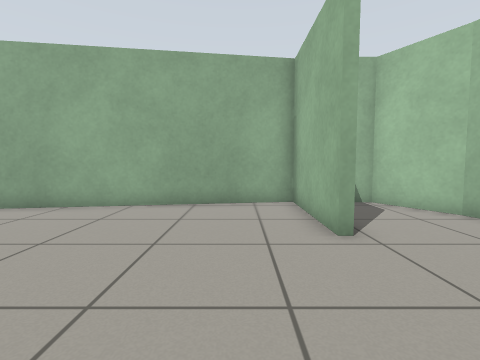
view 1 (above)

17 first-person views from a walk through a Gazebo world. The camera is 0.72 m above the floor, tilts 4° down and sees 85° across. The floor is counted in squares, 0.5 m on a side. Each view is taken from the middle of a square. On the plan, view 1 faces up. The plan holds only what a view shows up to about 13 squares ahead; the rest is blank.

view 2
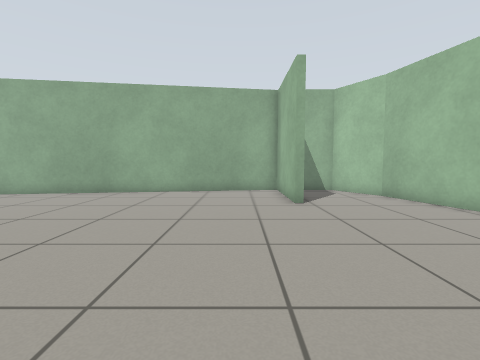

view 3
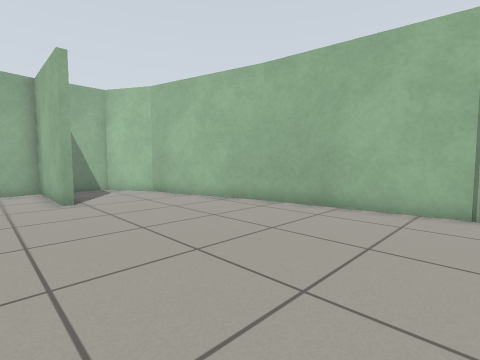

view 4
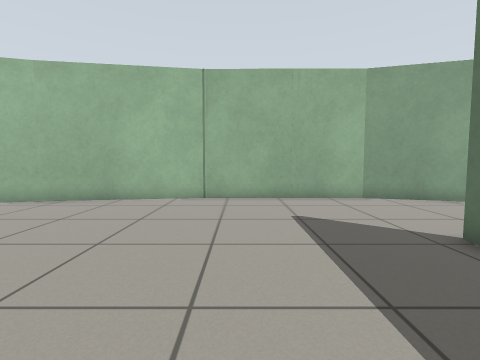

view 5
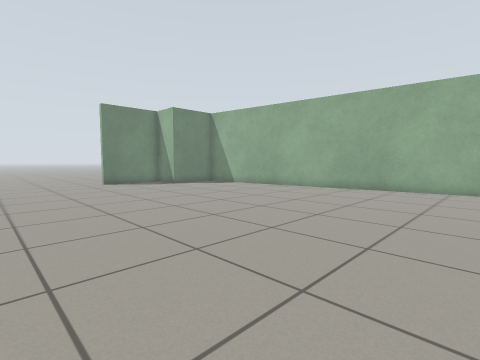

view 6
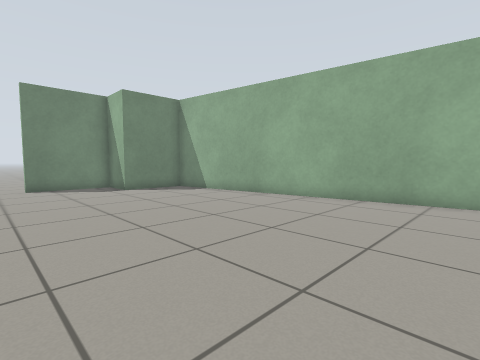

view 7
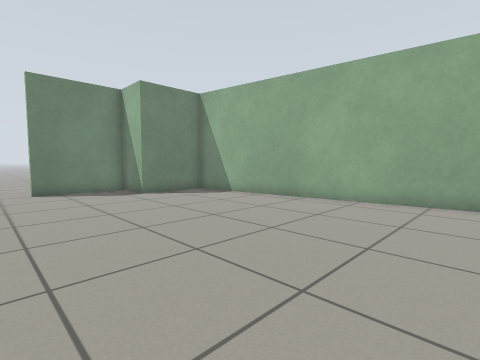

view 8
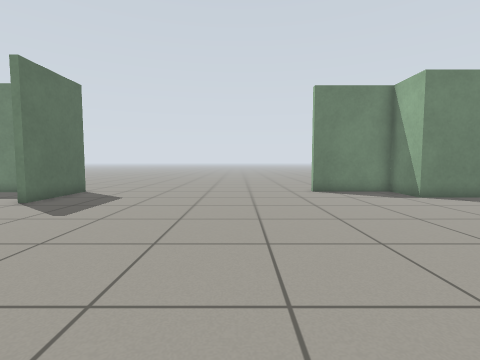

view 9
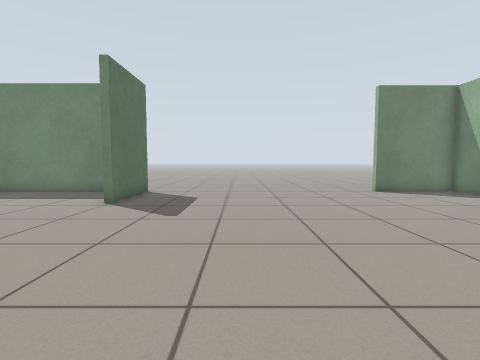

view 10
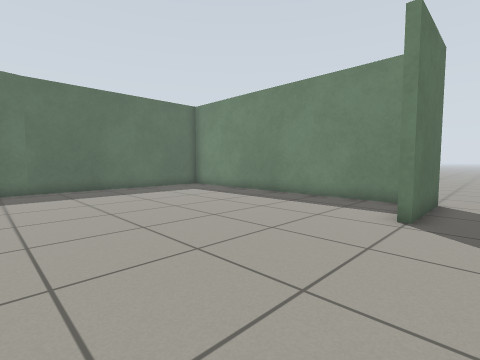

view 11
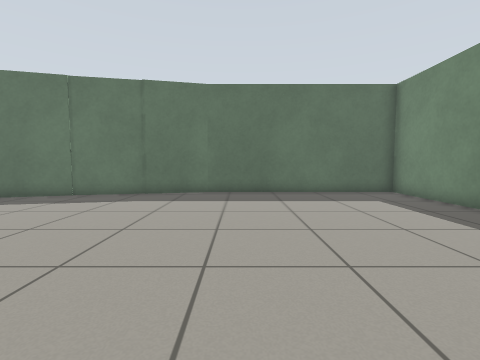

view 12
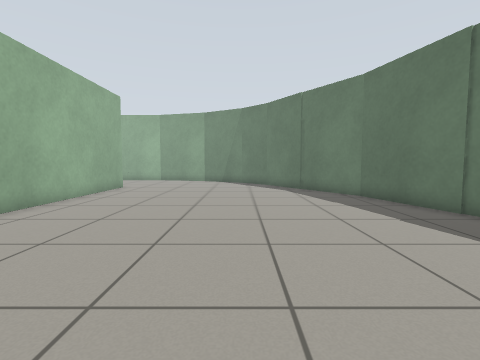

view 13
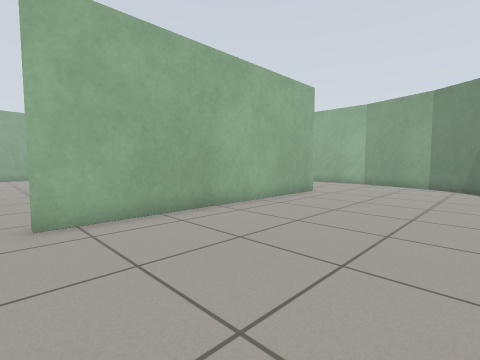

view 14
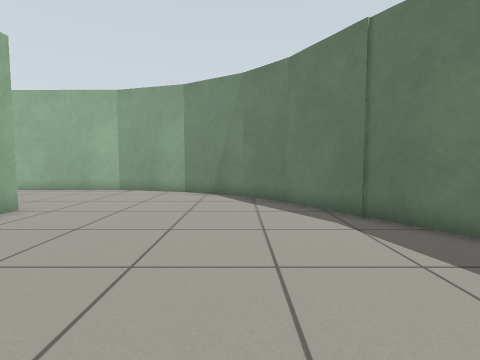

view 15
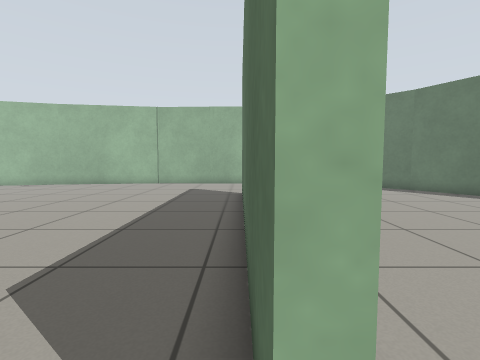

view 16
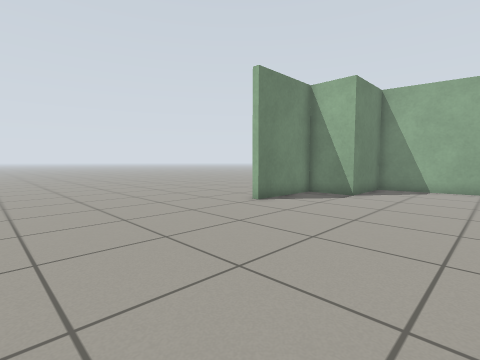

view 17
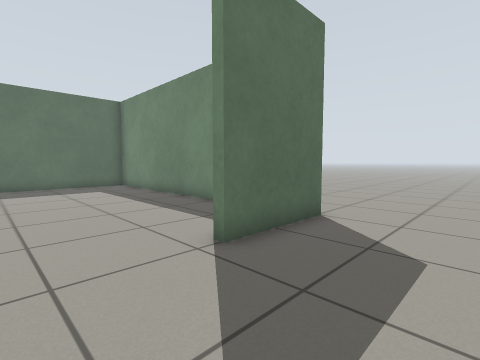

### Floor plan
Points are (right, up) in squares from view 1. A wall is a line through its corners. A room is listed if a view was taken in it or the views show most of it. See-through windows are left out.
Room 1 (views 1, 2, 3, 4, 5, 6, 7, 8, 9, 10, 11, 12, 13, 14, 15, 16, 17)
walls: (2.7, -10.4) (-8.3, -10.4) (-8.3, -10.1) (-2.8, -10.1); (-19.2, -12.4) (-19.2, -24.3) (-10.4, -24.3); (-19.6, -11.4) (-16, -11.4); (-1.2, -22.1) (4.3, -18.6); (8.2, -11) (8.4, -4.6); (4.2, -18.8) (5.8, -17.1); (1.9, 4.9) (1.9, 9.3) (-17.4, 6.4) (-17.4, 3.2) (-19.5, 3.2) (-19.5, -0.5); (5.7, -17.2) (7.4, -14.4) (8.3, -10.8); (8.4, -4.7) (7.5, 1.3); (-7.8, -23.9) (-1, -22); (-10.6, -24.3) (-7.8, -23.7); (7.5, 1.2) (5.9, 7); (6, 6.9) (4.7, 9.2) (3.1, 9.2)
ways out: opening at (-21, -1)

Where each view was taken, in squares from view 1:
view 1: 0 up, 0 right, facing up
view 2: 4 down, 0 right, facing up
view 3: 5 down, 0 right, facing up-right
view 4: 6 down, 2 left, facing right
view 5: 6 down, 2 left, facing up-left
view 6: 2 down, 4 left, facing up-left
view 7: 2 down, 6 left, facing up-left
view 8: 4 down, 7 left, facing left
view 9: 7 down, 7 left, facing left
view 10: 10 down, 9 left, facing down-left
view 11: 12 down, 12 left, facing down
view 12: 17 down, 12 left, facing right
view 13: 17 down, 9 left, facing up-right
view 14: 17 down, 5 left, facing right
view 15: 10 down, 9 left, facing right
view 16: 8 down, 13 left, facing up-left
view 17: 8 down, 13 left, facing down-left
